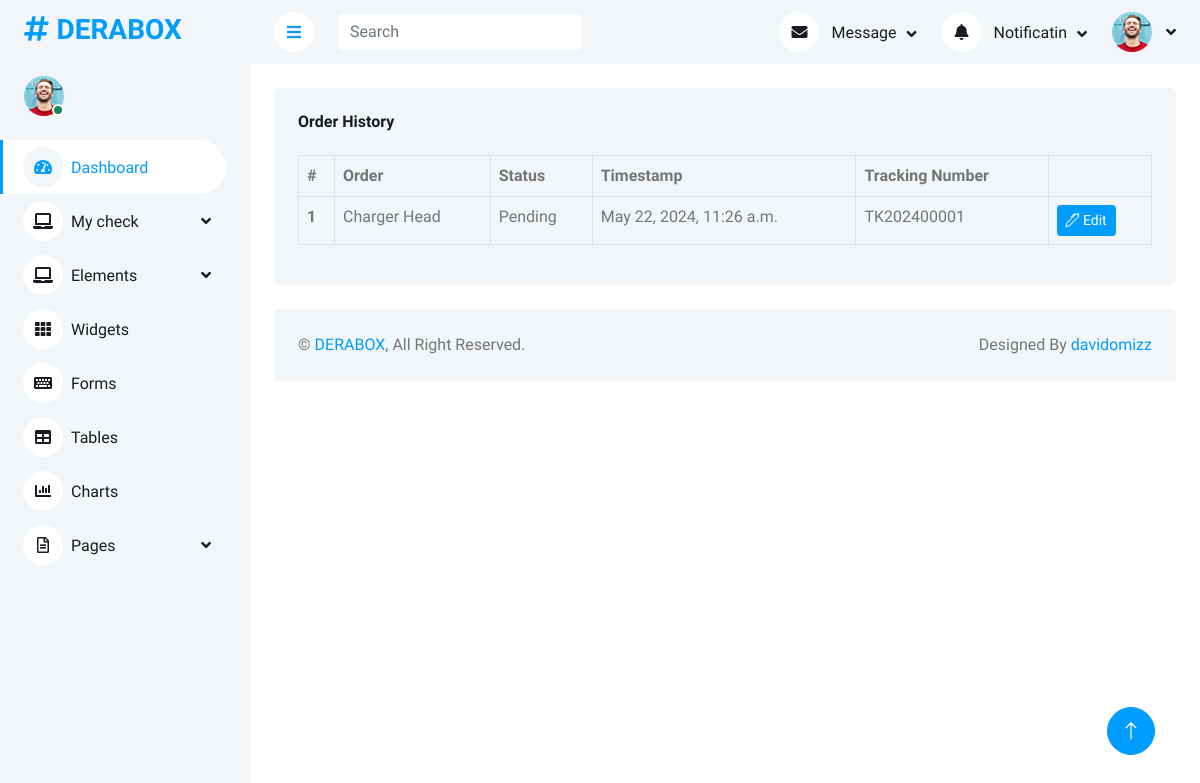
Page /order-detail/34 on the committed database.
### app/models.py (models this page shows, shortened)
class Order(models.Model):
    user = models.ForeignKey(User, on_delete=models.CASCADE)
    tracking_number = models.CharField(max_length=15, unique=True, editable=False)
    status = models.CharField(max_length=20, choices=[('Pending', 'Pending'), ('Shipped', 'Shipped'), ('Delivered', 'Delivered')], default='Pending')
    created_at = models.DateTimeField(auto_now_add=True)
    updated_at = models.DateTimeField(auto_now=True)
    product_name = models.CharField(max_length=255, blank=True, null=True)

### app/views.py (the view)
# urls.py: path('order-detail/<int:pk>', SingleOrder.as_view(),name='order-detail'),
class SingleOrder(DetailView):
    model = Order
    template_name = 'dashboard/single-order.html'
    context_object_name = 'order_detail'

### app/templates/dashboard/single-order.html
{% extends 'dashboard/base.html' %}
{% load static %}
{% block body %}
         <div class="container-fluid pt-4 px-4">
            <div class="row g-4">
                <div class="col-sm-12 col-12">
                    <div class="bg-light rounded h-100 p-4">
                        <h6 class="mb-4">Order History</h6>
                        <table class="table table-bordered table-hover">
                            <thead>
                                <tr>
                                    <th scope="col">#</th>
                                    <th scope="col">Order</th>
                                    <th scope="col">Status</th>
                                    <th scope="col">Timestamp</th>
                                    <th scope="col">Tracking Number</th>
                                    <th scope="col"></th>
                                </tr>
                            </thead>
                            <tbody>
                                {% if order_detail %}
                                <tr>
                                    <th scope="row">1</th>
                                    <td>{{ order_detail.product_name }}</td>
                                    <td>{{ order_detail.status }}</td>
                                    <td>{{ order_detail.created_at }}</td>
                                    <td>{{ order_detail.tracking_number }}</td>
                                    <td>
                                        <a class="btn btn-sm btn-primary" href="{% url 'update-order' order_detail.id %}"><i class="bi bi-pen"></i> Edit</a>
                                    </td>
                                </tr>
                                {% endif %}
                            </tbody>
                        </table>
                    </div>
                </div>
            </div>
        </div>
        {% endblock %}

### static/dashboard/css/style.css (style rules this page uses)
:root { --primary: #009CFF; --light: #F3F6F9; --dark: #191C24; }
.btn { transition: .5s; }
.btn.btn-primary { color: #FFFFFF; }

### rows in the picture
Order: product_name "Charger Head", status "Pending", created_at "May 22, 2024, 11:26 a.m.", tracking_number "TK202400001"
